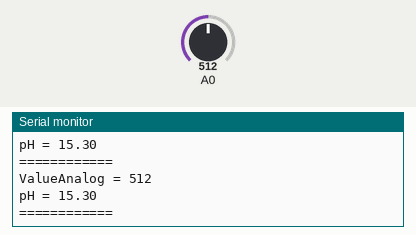
This sketch was run on a simulated Arduino Uno, built with avr-gcc and run on an emulated ATmega328P. Parts: the last lines printed to the serial monitor. The test bench sets the inputs (shaded band); at power-on: A0 = 512.

Above: at 3.8 s.
3.9 s: A0 set to 716
At 7.1 s:
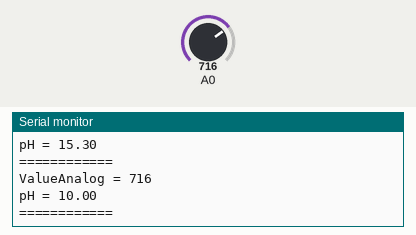
7.8 s: A0 set to 900
At 9.4 s:
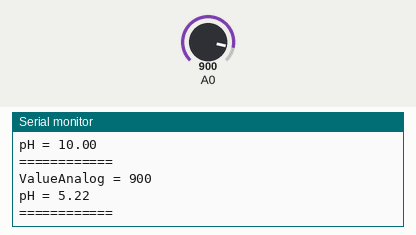
Timing chart, 0 to 10.9 s (numbered marks = the images above; inputs shaded):
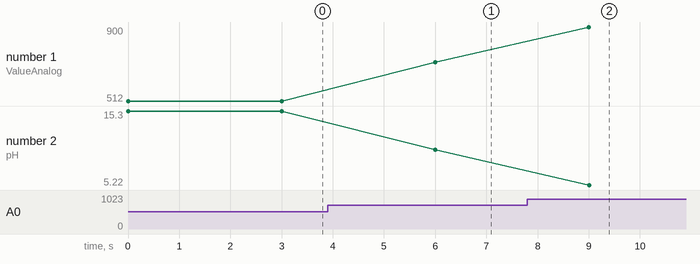

Measured:
- after the input at 3.9 s, the serial monitor: prints a new line after 2.1 s (image 1)
- after the input at 7.8 s, the serial monitor: prints a new line after 1.2 s (image 2)
- plotted number 1: 512 → 716 after the input at 3.9 s, 716 → 900 after the input at 7.8 s
- plotted number 2: 15.3 → 10 after the input at 3.9 s, 10 → 5.22 after the input at 7.8 s

The sketch:

testpHsenser.ino
```cpp
int pH_Value;
float Voltage;
float PHLevel;
int ValueAnalog;

void setup()
{
  Serial.begin(115200);
  //pinMode(pH_Value, INPUT);
}

void loop()
{
  /*int measuringVal = analogRead(A0);
    double vltValue = 5 / 1023.0 * measuringVal;
    float PHLevel = 7 + ((2.5 - vltValue) / 0.18);*/

  ValueAnalog = analogRead(A0);
  PHLevel = mapfloat(ValueAnalog , 1024, 639, 2.0, 12.0);//  364, 493, 4.0, 10.0
  //int measuringVal = analogRead(A0);
  //double vltValue = 5 / 1024.0 * measuringVal;
  //PHLevel = 9 + ((2.5 - vltValue));
  //Serial.print("measuringVal = ");
  //Serial.println(measuringVal);
  //Serial.print("vltValue = ");
  //Serial.println(vltValue);
  Serial.print("ValueAnalog = ");
  Serial.println(ValueAnalog);
  Serial.print("pH = ");
  Serial.println(PHLevel);
  Serial.println("============");
  delay(3000);
}
float mapfloat(int x, int in_min, int in_max, float out_min, float out_max)
{
  return (x - in_min) * (out_max - out_min) / (in_max - in_min) + out_min;
}
```
